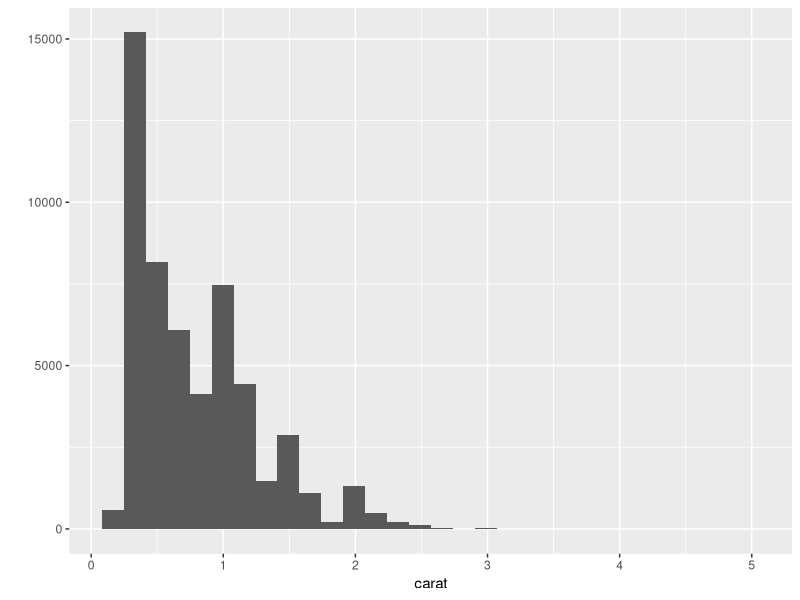
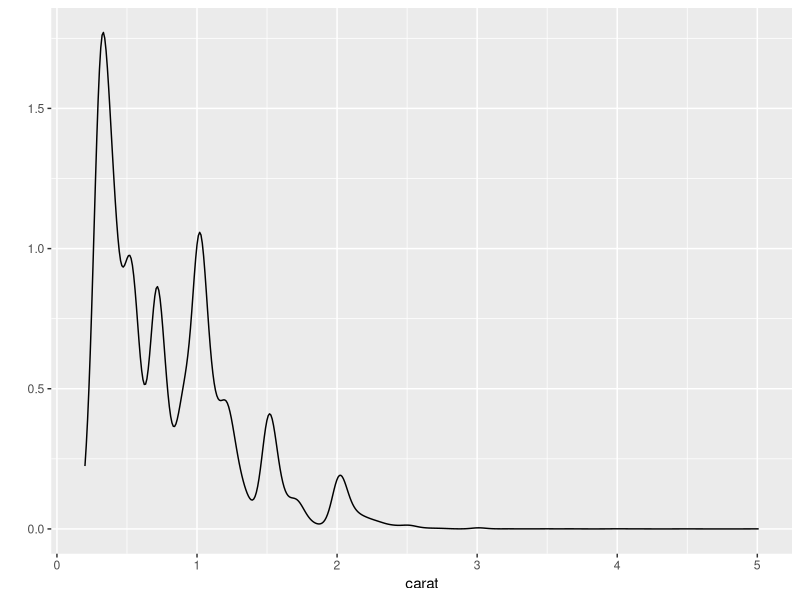
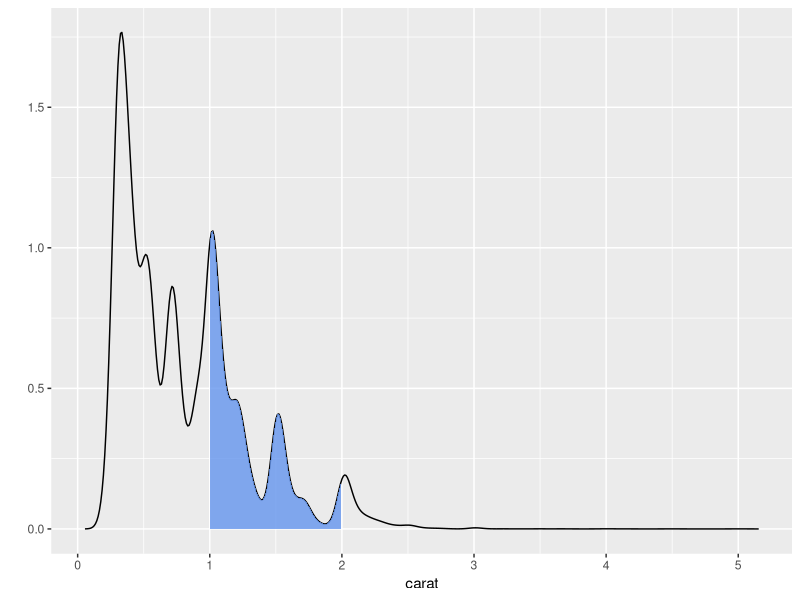

The R script that drew these images, in order:
## ---- chunk 1
#| echo: false
#| message: false

library(tidyverse)

## ---- chunk 2
#| echo: false
#| message: false

ggplot(
  diamonds, 
  aes(carat)
) +
  geom_histogram() +
  labs(y = "")

## ---- chunk 3
#| echo: false
#| message: false

ggplot(
  diamonds, 
  aes(carat)
) +
  geom_density() +
  labs(y = "")

## ---- chunk 4
#| echo: false
#| message: false

d <- 
  density(diamonds$carat)

dens_df <- 
  data.frame(
    x = d$x,
    y = d$y
  )

ggplot(
  dens_df, 
  aes(x, y)
) +
  geom_line(color = "black") +
  geom_ribbon(
    data = subset(dens_df, x >= 1 & x <= 2),
    aes(ymin = 0, ymax = y),
    fill = "cornflowerblue",
    alpha = 0.8
  ) +
  labs(x = "carat", y = "")

## ---- chunk 5
#| include: false

# calculate the % of shaded area

# kernel density estimate
d <- 
  density(diamonds$carat) 

dens_df <- 
  data.frame(
    x = d$x,
    y = d$y
  )

# total area under the density (should be ~1)
total_area <- 
  sum(diff(dens_df$x) * head(dens_df$y, -1))

# area between 1 and 2 carats
sub_df <- 
  dens_df |>
  filter(x >= 1, x <= 2)

area_1_2 <- 
  sum(diff(sub_df$x) * head(sub_df$y, -1))

# proportion and percentage
prop_1_2 <- 
  area_1_2 / total_area

perc_1_2 <- 
  prop_1_2 * 100

perc_1_2
